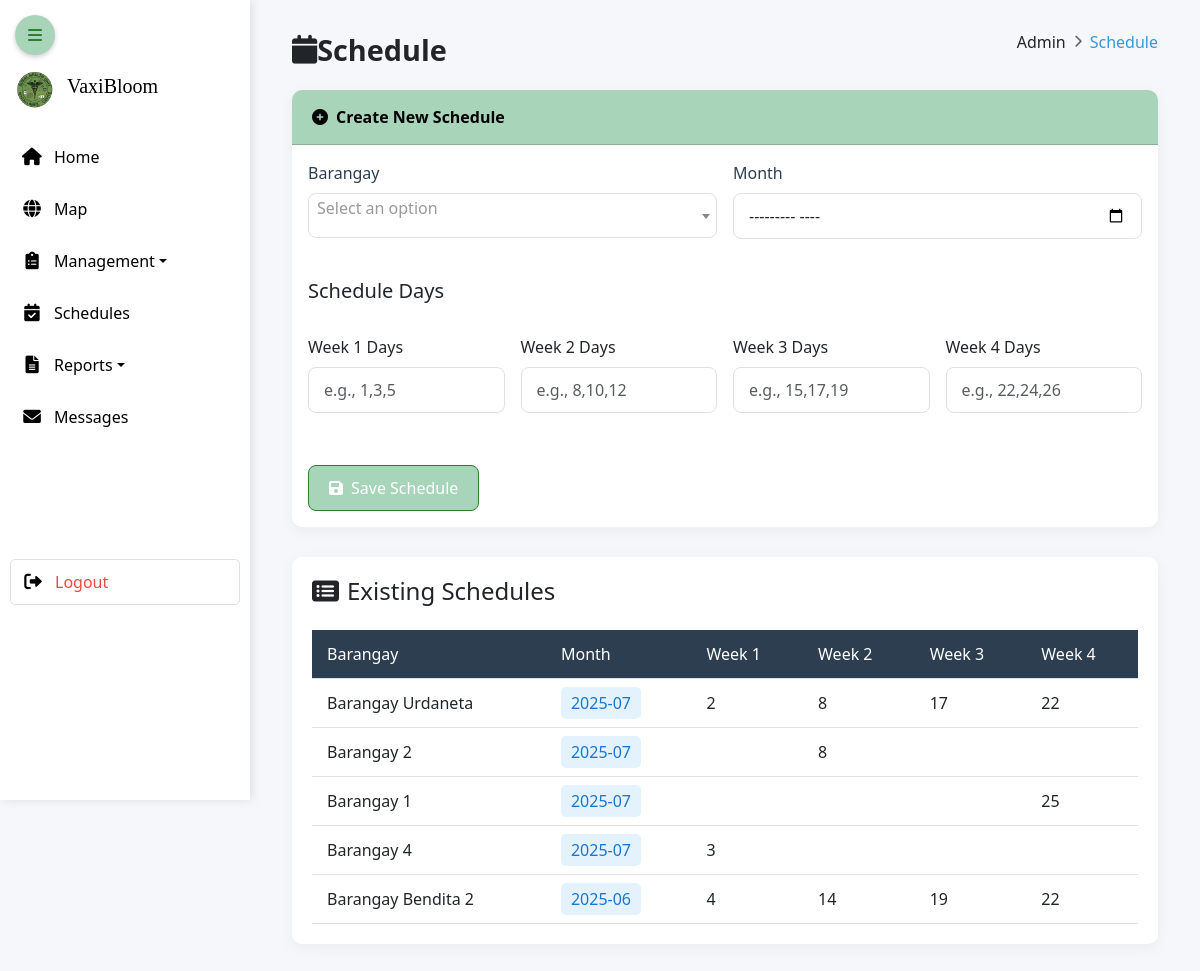
The app's page /system/admin/admin_schedules.php (signed in) with its own data.
### tables this page shows
CREATE TABLE `barangay_schedules` (
  `bs_id` int(11) NOT NULL,
  `barangay_name` varchar(100) NOT NULL,
  `vaccination_month` varchar(7) NOT NULL,
  `week1_days` varchar(50) DEFAULT '1,2,3,4,5,6,7',
  `week2_days` varchar(50) DEFAULT '8,9,10,11,12,13,14',
  `week3_days` varchar(50) DEFAULT '15,16,17,18,19,20,21',
  `week4_days` varchar(50) DEFAULT '22,23,24,25,26,27,28'
);

### system/admin/admin_schedules.php (the view, shortened to what this page needs)
<?php
require '../config.php';
$schedules = $conn->query("SELECT * FROM barangay_schedules ORDER BY vaccination_month DESC");
?>
<!DOCTYPE html>
<html lang="en">
<head>
    <link rel="stylesheet" href="../../css/admin/admin_schedules.css">
    <link href="https://cdn.jsdelivr.net/npm/bootstrap@5.3.0/dist/css/bootstrap.min.css" rel="stylesheet">
    <link rel="stylesheet" href="https://cdn.jsdelivr.net/npm/flatpickr/dist/flatpickr.min.css">
    <link rel="stylesheet" href="https://cdnjs.cloudflare.com/ajax/libs/font-awesome/6.0.0/css/all.min.css">
    <link rel="stylesheet" href="https://cdn.jsdelivr.net/npm/select2@4.1.0-rc.0/dist/css/select2.min.css">
</head>
<body>
<?php include 'sidebar.php'; ?>
<div class="main-container" id="main-content">
    <div class="container-fluid">
        <div class="header-content">
        <h1><i class="fas fa-calendar"></i>Schedule</h1>
        <div class="breadcrumb">
            <span>Admin</span> <i class="fas fa-chevron-right mx-2"></i> <span class="active">Schedule</span>
        </div>
    </div>
        <div class="card">
            <div class="card-header">
                <i class="fas fa-plus-circle me-2"></i>Create New Schedule
            </div>
            <div class="card-body">
                <form method="POST" class="row g-3">
                    <div class="col-md-6">
                        <label for="barangay" class="form-label">Barangay</label>
                    </div>
                    <div class="col-md-6">
                        <label for="month" class="form-label">Month</label>
                        <input type="month" name="month" id="month" class="form-control" required>
                    </div>
                    <div class="col-12">
                        <h5 class="mt-4 mb-3">Schedule Days</h5>
                    </div>
                    <div class="col-md-3">
                        <div class="week-input-group">
                            <label for="week1_days">Week 1 Days</label>
                            <input type="text" name="week1_days" id="week1_days" class="form-control" placeholder="e.g., 1,3,5">
                        </div>
                    </div>
                    <div class="col-md-3">
                        <div class="week-input-group">
                            <label for="week2_days">Week 2 Days</label>
                            <input type="text" name="week2_days" id="week2_days" class="form-control" placeholder="e.g., 8,10,12">
                        </div>
                    </div>
                    <div class="col-md-3">
                        <div class="week-input-group">
                            <label for="week3_days">Week 3 Days</label>
                            <input type="text" name="week3_days" id="week3_days" class="form-control" placeholder="e.g., 15,17,19">
                        </div>
                    </div>
                    <div class="col-md-3">
                        <div class="week-input-group">
                            <label for="week4_days">Week 4 Days</label>
                            <input type="text" name="week4_days" id="week4_days" class="form-control" placeholder="e.g., 22,24,26">
                        </div>
                    </div>
                    <div class="col-12">
                        <button type="submit" class="btn btn-primary mt-3">
                            <i class="fas fa-save me-2"></i>Save Schedule
                        </button>
                    </div>
                </form>
            </div>
        </div>
        <div class="table-container">
            <h4 class="mb-4"><i class="fas fa-list-alt me-2"></i>Existing Schedules</h4>
            <div class="table-responsive">
                <table class="table table-hover">
                    <thead>
                        <tr>
                            <th>Barangay</th>
                            <th>Month</th>
                            <th>Week 1</th>
                            <th>Week 2</th>
                            <th>Week 3</th>
                            <th>Week 4</th>
                        </tr>
                    </thead>
                    <tbody>
                        <?php while ($row = $schedules->fetch_assoc()): ?>
                            <tr>
                                <td><?= htmlspecialchars($row['barangay_name']) ?></td>
                                <td><span class="badge-month"><?= htmlspecialchars($row['vaccination_month']) ?></span></td>
                                <td><?= htmlspecialchars($row['week1_days']) ?></td>
                                <td><?= htmlspecialchars($row['week2_days']) ?></td>
                                <td><?= htmlspecialchars($row['week3_days']) ?></td>
                                <td><?= htmlspecialchars($row['week4_days']) ?></td>
                            </tr>
                        <?php endwhile; ?>
                    </tbody>
                </table>
            </div>
        </div>
    </div>
</div>
</body>
</html>

### css/admin/admin_schedules.css (style rules this page uses)
:root { --primary-color: #3498db; --secondary-color: #2c3e50; --accent-color: #e74c3c; --light-bg: #f8f9fa; --dark-bg: #343a40; }
body { background-color: #f5f7fa; font-family: 'Segoe UI', Tahoma, Geneva, Verdana, sans-serif; }
.header-content { display: flex; justify-content: space-between; align-items: center; flex-wrap: wrap; margin-bottom: 20px; }
.header-content h1 { font-size: 1.8rem; font-weight: 600; color: var(--dark-color); margin: 0; display: flex; align-items: center; }
.breadcrumb { font-size: 0.9rem; color: var(--text-light); display: flex; align-items: center; }
.breadcrumb i { font-size: 0.8rem; opacity: 0.7; }
.breadcrumb .active { color: var(--primary-color); font-weight: 500; }
.card { border-radius: 10px; box-shadow: 0 4px 6px rgba(0, 0, 0, 0.1); margin-bottom: 20px; border: none; }
.card-header { background-color: var(--primary-color); color: white; border-radius: 10px 10px 0 0 !important; padding: 15px 20px; font-weight: 600; }
.btn-primary { background-color: var(--primary-color); border-color: var(--primary-color); }
.badge-month { background-color: #e3f2fd; color: #1976d2; font-weight: 500; padding: 5px 10px; border-radius: 5px; }

### system/admin/admin_schedules.php (style rules this page uses)
:root { --primary-color: #3498db; --secondary-color: #2c3e50; --accent-color: #e74c3c; --light-bg: #f8f9fa; --dark-bg: #343a40; }
body { background-color: #f5f7fa; font-family: 'Segoe UI', Tahoma, Geneva, Verdana, sans-serif; }
.main-container { margin-left: 70px; padding: 30px; transition: margin-left 0.3s; }
.sidebar:not(.collapsed) + .main-container { margin-left: 250px; }
.card { border-radius: 10px; box-shadow: 0 4px 15px rgba(0, 0, 0, 0.05); border: none; margin-bottom: 25px; }
.card-header { background-color: #A8D5BA; color: black; border-radius: 10px 10px 0 0 !important; padding: 15px 20px; font-weight: 600; }
.form-label { font-weight: 500; color: var(--secondary-color); }
.form-control, .form-select { border-radius: 8px; padding: 10px 15px; border: 1px solid #e0e0e0; }
.btn-primary { background-color: #A8D5BA; border-color: #2E7D32; padding: 10px 20px; border-radius: 8px; font-weight: 500; }
.week-input-group { margin-bottom: 20px; }
.week-input-group label { display: block; margin-bottom: 8px; font-weight: 500; }
.table-container { background-color: white; border-radius: 10px; box-shadow: 0 4px 15px rgba(0, 0, 0, 0.05); padding: 20px; margin-top: 30px; }
.table { margin-bottom: 0; }
.table th { background-color: var(--secondary-color); color: white; font-weight: 500; }
.table td, .table th { padding: 12px 15px; vertical-align: middle; }
.badge-month { background-color: #e3f2fd; color: #1976d2; font-weight: 500; padding: 5px 10px; border-radius: 5px; }

### records on screen
barangay_schedules: barangay_name "Barangay Urdaneta", vaccination_month "2025-07", week1_days "2", week2_days "8", week3_days "17", week4_days "22"
barangay_schedules: barangay_name "Barangay 2", vaccination_month "2025-07", week2_days "8"
barangay_schedules: barangay_name "Barangay 1", vaccination_month "2025-07", week4_days "25"
barangay_schedules: barangay_name "Barangay 4", vaccination_month "2025-07", week1_days "3"
barangay_schedules: barangay_name "Barangay Bendita 2", vaccination_month "2025-06", week1_days "4", week2_days "14", week3_days "19", week4_days "22"
